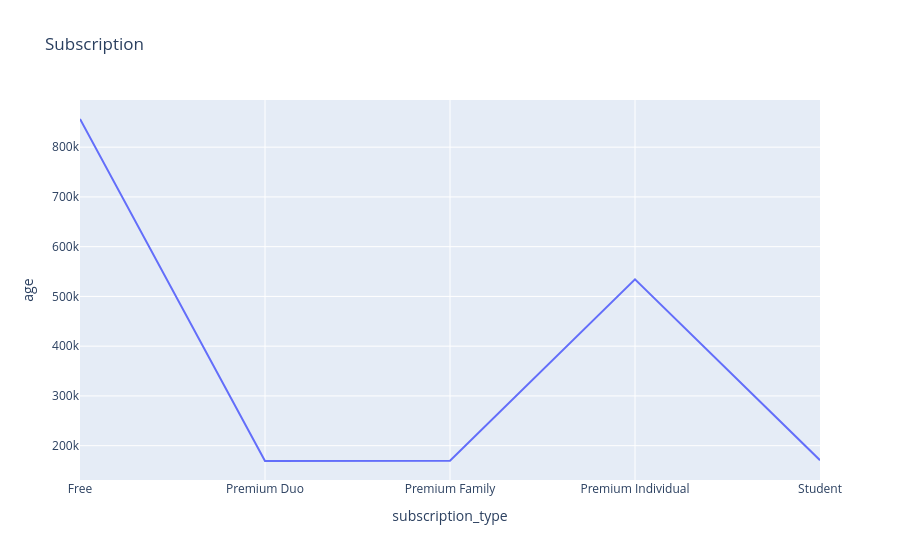

Notebook cell for this chart:
### Code cell
hrs = df.groupby('subscription_type')['age'].sum().reset_index()
fig = px.line(hrs, x='subscription_type' , y='age',title = 'Subscription')
fig.show()

### Figure 1 — Plotly figure (JSON) as saved in the notebook; plotly's stock layout.template omitted (floating-point values rounded to 4 significant figures)
{"data": [{"hovertemplate": "subscription_type=%{x}<br>age=%{y}<extra></extra>", "legendgroup": "", "line": {"color": "#636efa", "dash": "solid"}, "marker": {"symbol": "circle"}, "mode": "lines", "name": "", "orientation": "v", "showlegend": false, "type": "scatter", "x": ["Free", "Premium Duo", "Premium Family", "Premium Individual", "Student"], "xaxis": "x", "y": [856605, 169199, 169541, 534279, 170890], "yaxis": "y"}], "layout": {"legend": {"tracegroupgap": 0}, "title": {"text": "Subscription"}, "xaxis": {"anchor": "y", "domain": [0, 1], "title": {"text": "subscription_type"}}, "yaxis": {"anchor": "x", "domain": [0, 1], "title": {"text": "age"}}}}
